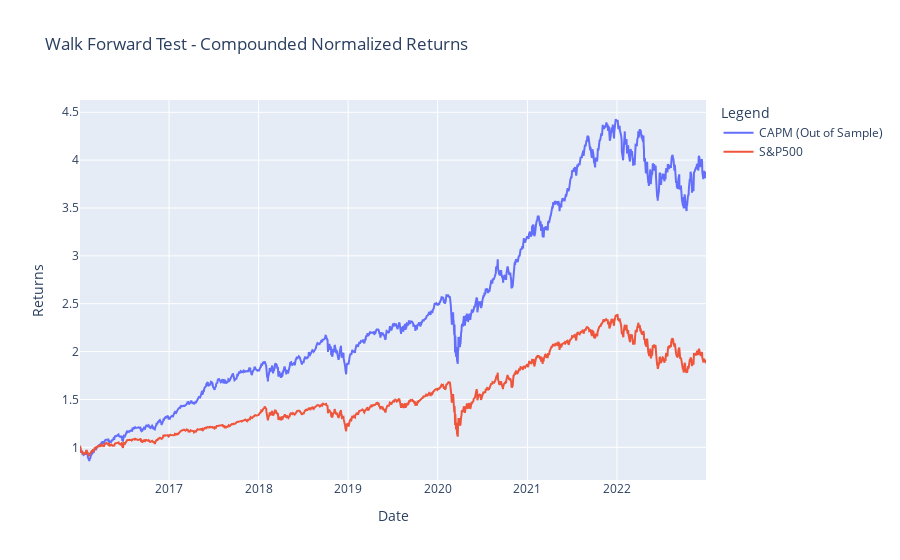

The notebook cell this image was saved under:
### Code cell
# Define input variables

tickers = ["AAPL", "MSFT", "AMZN", "GOOGL", "GOOG", "TSLA", "BRK-B", 
           "JNJ", "NVDA","JPM", "V", "HD", "PG", "MA","DIS", "BAC", "UNH", 
           "PYPL", "CMCSA","VZ", "INTC", "NFLX", "T", "ADBE", "PEP", 
           "CSCO", "ABT", "KO", "CRM",    "ABBV", "XOM", "MRK", "TMO", "AVGO",
           "WMT", "ACN", "CVX", "MCD", "BMY", "LLY", "COST", "NKE", "MDT", 
           "DHR","LIN", "PM", "UNP", "NEE", "AMGN"]

market_ticker = '^GSPC'  # Ticker symbol for the market index
start_value = 1
years_list = [2016, 2017, 2018, 2019, 2020, 2021, 2022]

total_cumulative_returns = pd.DataFrame()

# Iterate through years
for year in years_list:
  start_date_insample = str(year-1) + '-01-01'
  end_date_insample = str(year-1) + '-12-31'
  start_date_outsample = str(year) + '-01-01'
  end_date_outsample = str(year) + '-12-31'

  # Run functions and perform walk-forward test
  selected_tickers = select_tickers_insample(tickers, start_date_insample, end_date_insample)
  cumulative_returns = calculate_portfolio_returns_outsample(selected_tickers, start_date_outsample, end_date_outsample, start_value)
  total_cumulative_returns = pd.concat([total_cumulative_returns, cumulative_returns])
  start_value = cumulative_returns[-1]
  clear_output()

total_cumulative_returns.columns=['Returns']

# Calculate benchmark normalized returns
benchmark = pd.DataFrame(yf.download(market_ticker, start=str(years_list[0]) +'-01-01', end=str(years_list[-1]) +'-12-31')['Adj Close'])
benchmark.columns = ['Benchmark Returns']
benchmark['Benchmark Returns'] = benchmark['Benchmark Returns'] / benchmark['Benchmark Returns'].iloc[0]

# Create coumpounded normalized returns figure
fig = go.Figure()
fig.add_trace(go.Scatter(x=total_cumulative_returns.index, 
                         y=total_cumulative_returns['Returns'],
                    mode='lines',
                    name='CAPM (Out of Sample)'))

fig.add_trace(go.Scatter(x=benchmark.index, 
                         y=benchmark['Benchmark Returns'],
                    mode='lines',
                    name='S&P500'))

fig.update_layout(title="Walk Forward Test - Compounded Normalized Returns",
    xaxis_title="Date",
    yaxis_title="Returns",
    legend_title="Legend",
                  width=900)

fig.show()

### Figure 1 — Plotly figure (JSON) as saved in the notebook; plotly's stock layout.template omitted (floating-point values rounded to 4 significant figures; data arrays with more than 128 entries replaced by an {"elided": "..."} marker saying what was removed)
{"data": [{"mode": "lines", "name": "CAPM (Out of Sample)", "type": "scatter", "x": {"elided": "1751 str values"}, "y": {"elided": "1751 float values"}}, {"mode": "lines", "name": "S&P500", "type": "scatter", "x": {"elided": "1762 str values"}, "y": {"elided": "1762 float values"}}], "layout": {"legend": {"title": {"text": "Legend"}}, "title": {"text": "Walk Forward Test - Compounded Normalized Returns"}, "width": 900, "xaxis": {"title": {"text": "Date"}}, "yaxis": {"title": {"text": "Returns"}}}}
